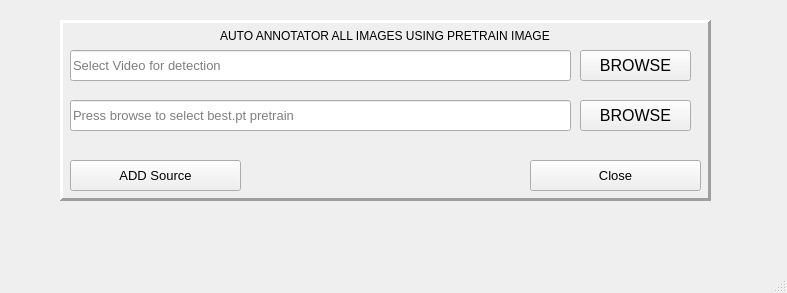
<?xml version="1.0" encoding="UTF-8"?>
<ui version="4.0">
 <class>MainWindow</class>
 <widget class="QMainWindow" name="MainWindow">
  <property name="geometry">
   <rect>
    <x>0</x>
    <y>0</y>
    <width>787</width>
    <height>293</height>
   </rect>
  </property>
  <property name="windowTitle">
   <string>MainWindow</string>
  </property>
  <widget class="QWidget" name="centralwidget">
   <widget class="QFrame" name="frame">
    <property name="geometry">
     <rect>
      <x>60</x>
      <y>20</y>
      <width>651</width>
      <height>181</height>
     </rect>
    </property>
    <property name="autoFillBackground">
     <bool>false</bool>
    </property>
    <property name="frameShape">
     <enum>QFrame::Panel</enum>
    </property>
    <property name="frameShadow">
     <enum>QFrame::Raised</enum>
    </property>
    <property name="lineWidth">
     <number>3</number>
    </property>
    <property name="midLineWidth">
     <number>2</number>
    </property>
    <widget class="QLineEdit" name="source_video">
     <property name="geometry">
      <rect>
       <x>10</x>
       <y>30</y>
       <width>501</width>
       <height>31</height>
      </rect>
     </property>
     <property name="font">
      <font>
       <pointsize>10</pointsize>
      </font>
     </property>
     <property name="readOnly">
      <bool>true</bool>
     </property>
     <property name="placeholderText">
      <string>Select Video for detection</string>
     </property>
    </widget>
    <widget class="QPushButton" name="Button_browse_Video">
     <property name="geometry">
      <rect>
       <x>520</x>
       <y>30</y>
       <width>111</width>
       <height>31</height>
      </rect>
     </property>
     <property name="font">
      <font>
       <pointsize>12</pointsize>
      </font>
     </property>
     <property name="text">
      <string>BROWSE</string>
     </property>
    </widget>
    <widget class="QLineEdit" name="source_pretrain_file">
     <property name="geometry">
      <rect>
       <x>10</x>
       <y>80</y>
       <width>501</width>
       <height>31</height>
      </rect>
     </property>
     <property name="font">
      <font>
       <pointsize>10</pointsize>
      </font>
     </property>
     <property name="readOnly">
      <bool>true</bool>
     </property>
     <property name="placeholderText">
      <string>Press browse to select best.pt pretrain</string>
     </property>
    </widget>
    <widget class="QPushButton" name="Button_pretrain">
     <property name="geometry">
      <rect>
       <x>520</x>
       <y>80</y>
       <width>111</width>
       <height>31</height>
      </rect>
     </property>
     <property name="font">
      <font>
       <pointsize>12</pointsize>
      </font>
     </property>
     <property name="text">
      <string>BROWSE</string>
     </property>
    </widget>
    <widget class="QLabel" name="label_4">
     <property name="geometry">
      <rect>
       <x>160</x>
       <y>0</y>
       <width>381</width>
       <height>31</height>
      </rect>
     </property>
     <property name="text">
      <string>AUTO ANNOTATOR ALL IMAGES USING PRETRAIN IMAGE </string>
     </property>
    </widget>
    <widget class="QPushButton" name="ButtonAddsource">
     <property name="geometry">
      <rect>
       <x>10</x>
       <y>140</y>
       <width>171</width>
       <height>31</height>
      </rect>
     </property>
     <property name="font">
      <font>
       <pointsize>10</pointsize>
      </font>
     </property>
     <property name="text">
      <string>ADD Source</string>
     </property>
    </widget>
    <widget class="QPushButton" name="ButtonClose">
     <property name="geometry">
      <rect>
       <x>470</x>
       <y>140</y>
       <width>171</width>
       <height>31</height>
      </rect>
     </property>
     <property name="font">
      <font>
       <pointsize>10</pointsize>
      </font>
     </property>
     <property name="text">
      <string>Close</string>
     </property>
    </widget>
   </widget>
  </widget>
  <widget class="QMenuBar" name="menubar">
   <property name="geometry">
    <rect>
     <x>0</x>
     <y>0</y>
     <width>787</width>
     <height>26</height>
    </rect>
   </property>
  </widget>
  <widget class="QStatusBar" name="statusbar"/>
 </widget>
 <resources/>
 <connections/>
</ui>
